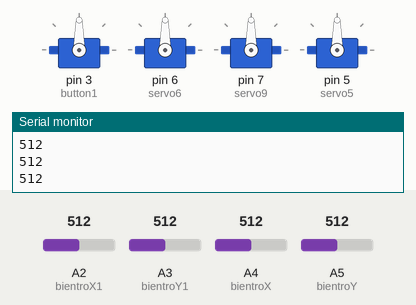
This sketch was run on a simulated Arduino Uno, built with avr-gcc and run on an emulated ATmega328P. On the bench: 4 × servo, the last lines printed to the serial monitor. The test bench sets the inputs (shaded band); at power-on: A2 (bientroX1) = 512, A4 (bientroX) = 512, A3 (bientroY1) = 512, A5 (bientroY) = 512.

Above: at 1.2 s.
1.3 s: A2 (bientroX1) set to 682
2.8 s: A2 (bientroX1) set to 719
At 3.28 s:
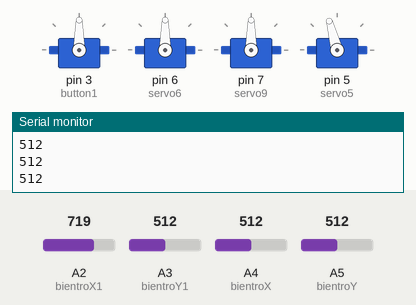
At 5.7 s:
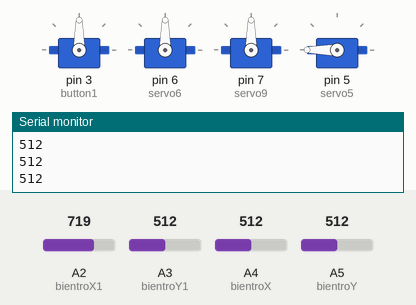
5.8 s: A4 (bientroX) set to 683
7.3 s: A4 (bientroX) set to 710
At 9.2 s:
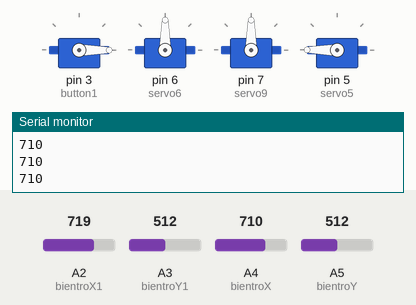
9.7 s: A3 (bientroY1) set to 682
11.2 s: A3 (bientroY1) set to 710
At 12.7 s:
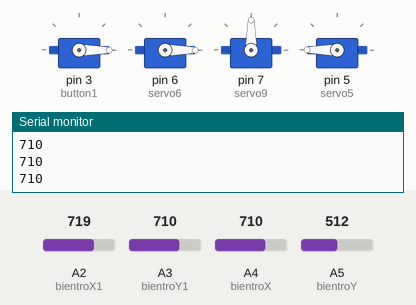
Timing chart, 0 to 14.2 s (numbered marks = the images above; inputs shaded):
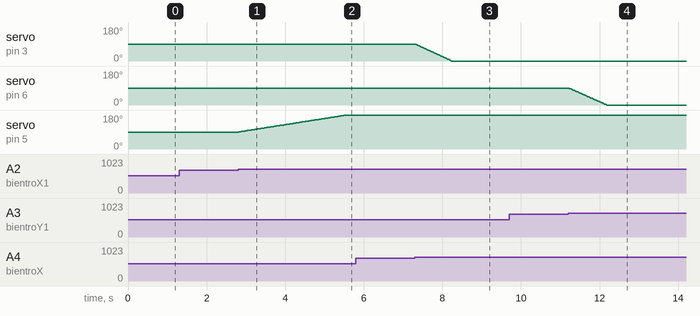

The sketch:

TF.ino
```cpp
#include<Servo.h>
Servo servo3;
Servo servo6;
Servo servo9;
Servo servo5;
int bientroX = A4 ;
int bientroY = A5 ;
int bientroX1 = A2 ;
int bientroY1 = A3 ;
int button =2;
int button1 =3;
float tien = 1 ;
float lui = -1;
int a[4];

//-----------------------------------------------------------------
void setup ()
{
      for(int i=0 ; i<4 ; i++)
      {
          a[i]=90;
      }
      servo3.attach(3);
      pinMode(bientroX,INPUT);
      servo6.attach(6);
      pinMode(bientroY,INPUT);
      servo9.attach(7);
      pinMode(bientroX1,INPUT);
      servo5.attach(5);
      pinMode(bientroY1,INPUT);
      pinMode(button,INPUT);
      pinMode(button1,OUTPUT);
      Serial.begin(9600);
//      servo3.write(90);
//      servo5.write(90);
//      servo6.write(90);
//      servo9.write(90);

}
//-------------------------------------------------------------------

void loop ()
{
              int x = analogRead(bientroX);  // doc gia tri cua truc X
              int y = analogRead(bientroY);  // doc gia tri cua truc Y


//              int KEY = digitalRead(button);  // doc gia tri cua nut nhan
// ------------------------------------------------------------------
//@cap
//------------------------------------------------------------
//              x=map(x,0,1023,0,180);

              if( x>700 && x<=1023)
              {
                a[0]=a[0]-2;
                if(a[0] < 0)
                {
                  a[0]=0;
                }
                servo3.write(a[0]);
              }
              else if(x<300 && x >=0)
              {
                  a[0]=a[0]+2;
                  if(a[0]>180)
                  {
                    a[0]=180;
                  }
                  servo3.write(a[0]);
              }
              else
              {
                  delay(10);
              }

//-----------------------------------------------------
//@quay trai-phai
//------------------------------------------------------


//              y=map(y,1023,0,0,1023);
              if( y>700 && y<=1023)
              {
                a[1]=a[1]+lui;
                if(a[1] < 0)
                {
                  a[1]=0;
                }
                servo9.write(a[1]);
              }
              else if(y<300 && y >=0)
              {
                  a[1]=a[1]+tien;
                  if(a[1]>180)
                  {
                    a[1]=180;
                  }
                  servo9.write(a[1]);
              }
              else
              {
                  delay(10);
              }
//---------------------------------------------------------------

               int x1 = analogRead(bientroX1);  // doc gia tri cua truc X
              int y1= analogRead(bientroY1);  // doc gia tri cua truc Y
//              int KEY = digitalRead(button);  // doc gia tri cua nut nhan
//----------------------------------------------------------------
//              x1=map(x1,1023,0,0,1023);
              if( x1>700 && x1<=1023)
              {
                a[2]=a[2]+tien;
                if(a[2]>180)
                  {
                    a[2]=180;
                  }
                servo5.write(a[2]);

              }
              else if(x1<300 && x1 >=0)
              {
                  a[2]=a[2]+lui;
                  if(a[2] < 0)
                {
                  a[2]=0;
                }
                  servo5.write(a[2]);

              }
              else
              {
                 delay(10);
              }
//------------------------------------------------------------
               Serial.println(x);
//              y1=map(y1,1023,0,0,1023);
              if( y1>700 && y1<=1023)
              {
                a[3]=a[3]+lui;
                if(a[3] < 0)
                {
                  a[3]=0;
                }
                servo6.write(a[3]);

              }
              else if(y1<300 && y1 >=0)
              {
                  a[3]=a[3] + tien;
                  if(a[3]>180)
                  {
                    a[3]=180;
                  }
                  servo6.write(a[3]);

              }
              else
              {
                  delay(10);
              }
  }
```

Measured:
- the behaviour switches between 700 and 701 on A2 (bientroX1) (found by bisection; images 0 and 1)
- the behaviour switches between 700 and 701 on A4 (bientroX) (found by bisection; images 2 and 3)
- the behaviour switches between 700 and 701 on A3 (bientroY1) (found by bisection; images 3 and 4)
- after the input at 2.8 s, servo on pin 5 (servo5): moves from 90° to 180° over 2.7 s, starting at once
- after the input at 7.3 s, servo on pin 3 (button1): moves from 90° to 0° over 0.91 s, starting at once
- after the input at 11.2 s, servo on pin 6 (servo6): moves from 90° to 0° over 0.97 s, starting at once
